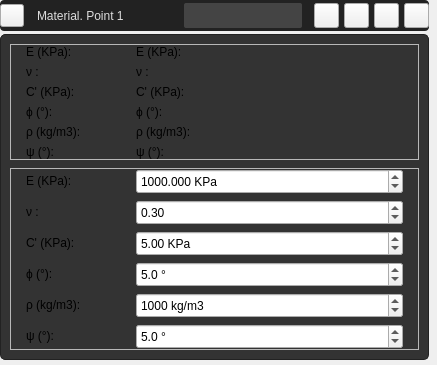
<?xml version="1.0" encoding="UTF-8"?>
<ui version="4.0">
 <class>FormDrawPropertyCard</class>
 <widget class="QWidget" name="FormDrawPropertyCard">
  <property name="geometry">
   <rect>
    <x>0</x>
    <y>0</y>
    <width>437</width>
    <height>365</height>
   </rect>
  </property>
  <property name="sizePolicy">
   <sizepolicy hsizetype="Preferred" vsizetype="Preferred">
    <horstretch>0</horstretch>
    <verstretch>0</verstretch>
   </sizepolicy>
  </property>
  <property name="windowTitle">
   <string>Form</string>
  </property>
  <property name="styleSheet">
   <string notr="true">/*Colores primarios*/
/* 
gris oscuro #222222 #333333 #444444
gris claro #999999 #DDDDDD
verde claro #C8CC8E
vinotinto #742427
*/
/*Colores secundarios */
/* 
Azules #36C9C6 #00BDB9 #77ACA2
rojos #910D3F #C70039 #F94646
naranjas #D34E24 #F28123 #F7F052
*/

/* Funetes/*

/*
italic: font: italic 9pt &quot;Ubuntu&quot;;
regular: font: 9pt &quot;Ubuntu&quot;;
light: font: 300 9pt &quot;Ubuntu&quot;;
medium: font: 500 9pt &quot;Ubuntu&quot;;
bold: font: 700 9pt &quot;Ubuntu&quot;;
*/

/****************************************************************************************************************************************************/


QFrame#frame_properties1{
background: #333333;
border: 1px solid #222222;
border-radius: 5px
}



QLabel#label_cardPropertyName{
font: 500 9pt &quot;Ubuntu&quot;;
color: #DDDDDD;
margin-left: 5px;
}

QFrame#frame_card{
background: #222222;
border-radius:4px
}
QFrame#frame_color{
background: #D0D555;
border-top-right-radius:3px;
border-bottom-right-radius: 3px
}


QToolButton[style_material_point_card_button=&quot;1&quot;]{
background-color: transparent;
border: 1px solid #222222;
border-radius: 3px ;
}

QToolButton[style_material_point_card_button=&quot;1&quot;]:hover{ 
background-color: #444444;
}

QToolButton[style_material_point_card_button=&quot;1&quot;]:pressed{
border-top: 2px solid #222222;
border-left: 2px solid #222222;
}  


QLineEdit#lineEdit_PropertyName{
font: 9pt &quot;Ubuntu&quot;;
color: #DDDDDD;
background-color: #444444;
border-radius: 2px ;
padding-right: 6px;
padding-left: 6px;

}



/*◘◘◘◘◘◘◘◘◘◘◘◘◘◘◘◘◘◘           QLabel           ◘◘◘◘◘◘◘◘◘◘◘◘◘◘◘◘◘◘◘◘◘◘◘*/

QLabel[QLabelStyle=&quot;1&quot;] {
font: 700 9pt &quot;Ubuntu&quot;;
color: #DDDDDD;
}

QLabel[QLabelStyle=&quot;2&quot;] {
font: 500 9pt &quot;Ubuntu&quot;;
color: #DDDDDD;
}

QLabel[QLabelStyle=&quot;3&quot;] {
font: 300 9pt &quot;Ubuntu&quot;;
color: #DDDDDD;
}


/*◘◘◘◘◘◘◘◘◘◘◘◘◘◘◘◘◘◘           QToolButton           ◘◘◘◘◘◘◘◘◘◘◘◘◘◘◘◘◘◘◘◘◘◘◘*/

QToolButton[QToolButtonSubTitleStyle=&quot;1&quot;] {
background-color: transparent;
margin-left: 5px;
}

/*◘◘◘◘◘◘◘◘◘◘◘◘◘◘◘◘◘◘           QDoubleSpinBox           ◘◘◘◘◘◘◘◘◘◘◘◘◘◘◘◘◘◘◘◘◘◘◘*/

QDoubleSpinBox[QDoubleSpinBoxStyle=&quot;1&quot;]{
font: 9pt &quot;Ubuntu&quot;;
color: #DDDDDD;
background-color: #444444;
border-radius: 2px ;
padding-right: 6px;
padding-left: 6px;

}</string>
  </property>
  <layout class="QVBoxLayout" name="verticalLayout">
   <property name="spacing">
    <number>3</number>
   </property>
   <property name="leftMargin">
    <number>0</number>
   </property>
   <property name="topMargin">
    <number>0</number>
   </property>
   <property name="rightMargin">
    <number>8</number>
   </property>
   <property name="bottomMargin">
    <number>5</number>
   </property>
   <item>
    <widget class="QFrame" name="frame_card">
     <property name="sizePolicy">
      <sizepolicy hsizetype="Preferred" vsizetype="Fixed">
       <horstretch>0</horstretch>
       <verstretch>0</verstretch>
      </sizepolicy>
     </property>
     <property name="minimumSize">
      <size>
       <width>0</width>
       <height>0</height>
      </size>
     </property>
     <property name="maximumSize">
      <size>
       <width>16777215</width>
       <height>16777215</height>
      </size>
     </property>
     <property name="frameShape">
      <enum>QFrame::StyledPanel</enum>
     </property>
     <property name="frameShadow">
      <enum>QFrame::Raised</enum>
     </property>
     <layout class="QHBoxLayout" name="horizontalLayout">
      <property name="spacing">
       <number>5</number>
      </property>
      <property name="leftMargin">
       <number>0</number>
      </property>
      <property name="topMargin">
       <number>3</number>
      </property>
      <property name="rightMargin">
       <number>0</number>
      </property>
      <property name="bottomMargin">
       <number>3</number>
      </property>
      <item>
       <widget class="QToolButton" name="toolButton_PropertiesShow">
        <property name="text">
         <string/>
        </property>
        <property name="icon">
         <iconset>
          <normaloff>../resources/iconos/iconos_menu_draw_mesh/view.svg</normaloff>../resources/iconos/iconos_menu_draw_mesh/view.svg</iconset>
        </property>
        <property name="arrowType">
         <enum>Qt::NoArrow</enum>
        </property>
        <property name="QToolButtonSubTitleStyle" stdset="0">
         <number>1</number>
        </property>
       </widget>
      </item>
      <item>
       <widget class="QLabel" name="label_cardPropertyName">
        <property name="sizePolicy">
         <sizepolicy hsizetype="Fixed" vsizetype="Preferred">
          <horstretch>0</horstretch>
          <verstretch>0</verstretch>
         </sizepolicy>
        </property>
        <property name="minimumSize">
         <size>
          <width>150</width>
          <height>0</height>
         </size>
        </property>
        <property name="maximumSize">
         <size>
          <width>160</width>
          <height>16777215</height>
         </size>
        </property>
        <property name="text">
         <string>Material. Point 1</string>
        </property>
        <property name="alignment">
         <set>Qt::AlignLeading|Qt::AlignLeft|Qt::AlignVCenter</set>
        </property>
       </widget>
      </item>
      <item>
       <widget class="QLineEdit" name="lineEdit_PropertyName">
        <property name="sizePolicy">
         <sizepolicy hsizetype="Fixed" vsizetype="Preferred">
          <horstretch>0</horstretch>
          <verstretch>0</verstretch>
         </sizepolicy>
        </property>
        <property name="minimumSize">
         <size>
          <width>0</width>
          <height>0</height>
         </size>
        </property>
        <property name="maximumSize">
         <size>
          <width>160</width>
          <height>16777215</height>
         </size>
        </property>
        <property name="text">
         <string/>
        </property>
       </widget>
      </item>
      <item>
       <spacer name="horizontalSpacer">
        <property name="orientation">
         <enum>Qt::Horizontal</enum>
        </property>
        <property name="sizeHint" stdset="0">
         <size>
          <width>40</width>
          <height>20</height>
         </size>
        </property>
       </spacer>
      </item>
      <item>
       <widget class="QToolButton" name="toolButton_PropertyOk">
        <property name="sizePolicy">
         <sizepolicy hsizetype="Fixed" vsizetype="Maximum">
          <horstretch>0</horstretch>
          <verstretch>0</verstretch>
         </sizepolicy>
        </property>
        <property name="minimumSize">
         <size>
          <width>25</width>
          <height>25</height>
         </size>
        </property>
        <property name="maximumSize">
         <size>
          <width>25</width>
          <height>25</height>
         </size>
        </property>
        <property name="font">
         <font>
          <family>Ubuntu</family>
          <pointsize>7</pointsize>
         </font>
        </property>
        <property name="styleSheet">
         <string notr="true"/>
        </property>
        <property name="text">
         <string/>
        </property>
        <property name="icon">
         <iconset>
          <normaloff>../resources/iconos/iconos_generales/ok.svg</normaloff>../resources/iconos/iconos_generales/ok.svg</iconset>
        </property>
        <property name="iconSize">
         <size>
          <width>15</width>
          <height>15</height>
         </size>
        </property>
        <property name="toolButtonStyle">
         <enum>Qt::ToolButtonIconOnly</enum>
        </property>
        <property name="style_material_point_card_button" stdset="0">
         <number>1</number>
        </property>
       </widget>
      </item>
      <item>
       <widget class="QToolButton" name="toolButton_PropertyExit">
        <property name="sizePolicy">
         <sizepolicy hsizetype="Fixed" vsizetype="Maximum">
          <horstretch>0</horstretch>
          <verstretch>0</verstretch>
         </sizepolicy>
        </property>
        <property name="minimumSize">
         <size>
          <width>25</width>
          <height>25</height>
         </size>
        </property>
        <property name="maximumSize">
         <size>
          <width>25</width>
          <height>25</height>
         </size>
        </property>
        <property name="font">
         <font>
          <family>Ubuntu</family>
          <pointsize>7</pointsize>
         </font>
        </property>
        <property name="styleSheet">
         <string notr="true"/>
        </property>
        <property name="text">
         <string/>
        </property>
        <property name="icon">
         <iconset>
          <normaloff>../resources/iconos/iconos_generales/exit_2.svg</normaloff>../resources/iconos/iconos_generales/exit_2.svg</iconset>
        </property>
        <property name="iconSize">
         <size>
          <width>15</width>
          <height>15</height>
         </size>
        </property>
        <property name="toolButtonStyle">
         <enum>Qt::ToolButtonIconOnly</enum>
        </property>
        <property name="style_material_point_card_button" stdset="0">
         <number>1</number>
        </property>
       </widget>
      </item>
      <item>
       <widget class="QToolButton" name="toolButton_PropertyEdit">
        <property name="sizePolicy">
         <sizepolicy hsizetype="Fixed" vsizetype="Maximum">
          <horstretch>0</horstretch>
          <verstretch>0</verstretch>
         </sizepolicy>
        </property>
        <property name="minimumSize">
         <size>
          <width>25</width>
          <height>25</height>
         </size>
        </property>
        <property name="maximumSize">
         <size>
          <width>25</width>
          <height>25</height>
         </size>
        </property>
        <property name="font">
         <font>
          <family>Ubuntu</family>
          <pointsize>7</pointsize>
         </font>
        </property>
        <property name="styleSheet">
         <string notr="true"/>
        </property>
        <property name="text">
         <string/>
        </property>
        <property name="icon">
         <iconset>
          <normaloff>../resources/iconos/iconos_generales/edit.svg</normaloff>../resources/iconos/iconos_generales/edit.svg</iconset>
        </property>
        <property name="iconSize">
         <size>
          <width>15</width>
          <height>15</height>
         </size>
        </property>
        <property name="toolButtonStyle">
         <enum>Qt::ToolButtonIconOnly</enum>
        </property>
        <property name="style_material_point_card_button" stdset="0">
         <number>1</number>
        </property>
       </widget>
      </item>
      <item>
       <widget class="QToolButton" name="toolButton_PropertyClose">
        <property name="sizePolicy">
         <sizepolicy hsizetype="Fixed" vsizetype="Maximum">
          <horstretch>0</horstretch>
          <verstretch>0</verstretch>
         </sizepolicy>
        </property>
        <property name="minimumSize">
         <size>
          <width>25</width>
          <height>25</height>
         </size>
        </property>
        <property name="maximumSize">
         <size>
          <width>25</width>
          <height>25</height>
         </size>
        </property>
        <property name="font">
         <font>
          <family>Ubuntu</family>
          <pointsize>7</pointsize>
         </font>
        </property>
        <property name="styleSheet">
         <string notr="true"/>
        </property>
        <property name="text">
         <string/>
        </property>
        <property name="icon">
         <iconset>
          <normaloff>../resources/iconos/iconos_consola/exit.svg</normaloff>../resources/iconos/iconos_consola/exit.svg</iconset>
        </property>
        <property name="iconSize">
         <size>
          <width>15</width>
          <height>15</height>
         </size>
        </property>
        <property name="toolButtonStyle">
         <enum>Qt::ToolButtonIconOnly</enum>
        </property>
        <property name="style_material_point_card_button" stdset="0">
         <number>1</number>
        </property>
       </widget>
      </item>
     </layout>
    </widget>
   </item>
   <item>
    <widget class="QFrame" name="frame_properties1">
     <property name="sizePolicy">
      <sizepolicy hsizetype="Preferred" vsizetype="Preferred">
       <horstretch>0</horstretch>
       <verstretch>0</verstretch>
      </sizepolicy>
     </property>
     <property name="frameShape">
      <enum>QFrame::StyledPanel</enum>
     </property>
     <property name="frameShadow">
      <enum>QFrame::Raised</enum>
     </property>
     <layout class="QVBoxLayout" name="verticalLayout_7">
      <property name="spacing">
       <number>8</number>
      </property>
      <item>
       <widget class="QFrame" name="frame_view">
        <property name="styleSheet">
         <string notr="true"/>
        </property>
        <property name="frameShape">
         <enum>QFrame::StyledPanel</enum>
        </property>
        <property name="frameShadow">
         <enum>QFrame::Raised</enum>
        </property>
        <layout class="QFormLayout" name="formLayout_2">
         <property name="horizontalSpacing">
          <number>0</number>
         </property>
         <property name="verticalSpacing">
          <number>6</number>
         </property>
         <property name="leftMargin">
          <number>15</number>
         </property>
         <property name="topMargin">
          <number>0</number>
         </property>
         <property name="rightMargin">
          <number>15</number>
         </property>
         <property name="bottomMargin">
          <number>0</number>
         </property>
         <item row="0" column="0">
          <widget class="QLabel" name="label_textProperties2_3">
           <property name="minimumSize">
            <size>
             <width>80</width>
             <height>0</height>
            </size>
           </property>
           <property name="toolTip">
            <string>Módulo de espasticidad</string>
           </property>
           <property name="text">
            <string>E (KPa):</string>
           </property>
           <property name="QLabelStyle" stdset="0">
            <number>3</number>
           </property>
          </widget>
         </item>
         <item row="0" column="1">
          <widget class="QLabel" name="label_textPropertiesE">
           <property name="minimumSize">
            <size>
             <width>80</width>
             <height>0</height>
            </size>
           </property>
           <property name="toolTip">
            <string>Módulo de espasticidad</string>
           </property>
           <property name="text">
            <string>E (KPa):</string>
           </property>
           <property name="QLabelStyle" stdset="0">
            <number>3</number>
           </property>
          </widget>
         </item>
         <item row="1" column="0">
          <widget class="QLabel" name="label_textProperties3_2">
           <property name="minimumSize">
            <size>
             <width>80</width>
             <height>0</height>
            </size>
           </property>
           <property name="toolTip">
            <string>Coeficiente de poisson</string>
           </property>
           <property name="text">
            <string>ν :</string>
           </property>
           <property name="QLabelStyle" stdset="0">
            <number>3</number>
           </property>
          </widget>
         </item>
         <item row="1" column="1">
          <widget class="QLabel" name="label_textPropertiesV">
           <property name="minimumSize">
            <size>
             <width>80</width>
             <height>0</height>
            </size>
           </property>
           <property name="toolTip">
            <string>Coeficiente de poisson</string>
           </property>
           <property name="text">
            <string>ν :</string>
           </property>
           <property name="QLabelStyle" stdset="0">
            <number>3</number>
           </property>
          </widget>
         </item>
         <item row="2" column="0">
          <widget class="QLabel" name="label_textProperties4_2">
           <property name="minimumSize">
            <size>
             <width>80</width>
             <height>0</height>
            </size>
           </property>
           <property name="toolTip">
            <string>Cohesión </string>
           </property>
           <property name="text">
            <string>C' (KPa):</string>
           </property>
           <property name="QLabelStyle" stdset="0">
            <number>3</number>
           </property>
          </widget>
         </item>
         <item row="2" column="1">
          <widget class="QLabel" name="label_textPropertiesC">
           <property name="minimumSize">
            <size>
             <width>80</width>
             <height>0</height>
            </size>
           </property>
           <property name="toolTip">
            <string>Cohesión </string>
           </property>
           <property name="text">
            <string>C' (KPa):</string>
           </property>
           <property name="QLabelStyle" stdset="0">
            <number>3</number>
           </property>
          </widget>
         </item>
         <item row="3" column="0">
          <widget class="QLabel" name="label_textProperties5_2">
           <property name="minimumSize">
            <size>
             <width>80</width>
             <height>0</height>
            </size>
           </property>
           <property name="toolTip">
            <string>Ángulo  de fricción </string>
           </property>
           <property name="text">
            <string>ϕ (°):</string>
           </property>
           <property name="QLabelStyle" stdset="0">
            <number>3</number>
           </property>
          </widget>
         </item>
         <item row="3" column="1">
          <widget class="QLabel" name="label_textPropertiesPhi">
           <property name="minimumSize">
            <size>
             <width>80</width>
             <height>0</height>
            </size>
           </property>
           <property name="toolTip">
            <string>Ángulo  de fricción </string>
           </property>
           <property name="text">
            <string>ϕ (°):</string>
           </property>
           <property name="QLabelStyle" stdset="0">
            <number>3</number>
           </property>
          </widget>
         </item>
         <item row="5" column="0">
          <widget class="QLabel" name="label_textProperties6_2">
           <property name="minimumSize">
            <size>
             <width>80</width>
             <height>0</height>
            </size>
           </property>
           <property name="toolTip">
            <string>Ángulo  de dilatancia </string>
           </property>
           <property name="text">
            <string>ψ (°):</string>
           </property>
           <property name="QLabelStyle" stdset="0">
            <number>3</number>
           </property>
          </widget>
         </item>
         <item row="5" column="1">
          <widget class="QLabel" name="label_textPropertiesPsi">
           <property name="minimumSize">
            <size>
             <width>80</width>
             <height>0</height>
            </size>
           </property>
           <property name="toolTip">
            <string>Ángulo  de dilatancia </string>
           </property>
           <property name="text">
            <string>ψ (°):</string>
           </property>
           <property name="QLabelStyle" stdset="0">
            <number>3</number>
           </property>
          </widget>
         </item>
         <item row="4" column="0">
          <widget class="QLabel" name="label_textProperties4_4">
           <property name="minimumSize">
            <size>
             <width>110</width>
             <height>0</height>
            </size>
           </property>
           <property name="toolTip">
            <string>Cohesión </string>
           </property>
           <property name="text">
            <string>ρ (kg/m3):</string>
           </property>
           <property name="QLabelStyle" stdset="0">
            <number>3</number>
           </property>
          </widget>
         </item>
         <item row="4" column="1">
          <widget class="QLabel" name="label_textPropertiesP">
           <property name="minimumSize">
            <size>
             <width>110</width>
             <height>0</height>
            </size>
           </property>
           <property name="toolTip">
            <string>Cohesión </string>
           </property>
           <property name="text">
            <string>ρ (kg/m3):</string>
           </property>
           <property name="QLabelStyle" stdset="0">
            <number>3</number>
           </property>
          </widget>
         </item>
        </layout>
       </widget>
      </item>
      <item>
       <widget class="QFrame" name="frame_edit">
        <property name="styleSheet">
         <string notr="true"/>
        </property>
        <property name="frameShape">
         <enum>QFrame::StyledPanel</enum>
        </property>
        <property name="frameShadow">
         <enum>QFrame::Raised</enum>
        </property>
        <layout class="QFormLayout" name="formLayout">
         <property name="horizontalSpacing">
          <number>0</number>
         </property>
         <property name="verticalSpacing">
          <number>6</number>
         </property>
         <property name="leftMargin">
          <number>15</number>
         </property>
         <property name="topMargin">
          <number>0</number>
         </property>
         <property name="rightMargin">
          <number>15</number>
         </property>
         <property name="bottomMargin">
          <number>0</number>
         </property>
         <item row="0" column="0">
          <widget class="QLabel" name="label_textProperties2_4">
           <property name="minimumSize">
            <size>
             <width>80</width>
             <height>0</height>
            </size>
           </property>
           <property name="toolTip">
            <string>Módulo de espasticidad</string>
           </property>
           <property name="text">
            <string>E (KPa):</string>
           </property>
           <property name="QLabelStyle" stdset="0">
            <number>3</number>
           </property>
          </widget>
         </item>
         <item row="0" column="1">
          <widget class="QDoubleSpinBox" name="doubleSpinBoxl_textPropertiesE">
           <property name="enabled">
            <bool>true</bool>
           </property>
           <property name="minimumSize">
            <size>
             <width>80</width>
             <height>25</height>
            </size>
           </property>
           <property name="suffix">
            <string> KPa</string>
           </property>
           <property name="decimals">
            <number>3</number>
           </property>
           <property name="minimum">
            <double>0.000000000000000</double>
           </property>
           <property name="maximum">
            <double>1000000.000000000000000</double>
           </property>
           <property name="singleStep">
            <double>1.000000000000000</double>
           </property>
           <property name="value">
            <double>1000.000000000000000</double>
           </property>
           <property name="QDoubleSpinBoxStyle" stdset="0">
            <number>1</number>
           </property>
          </widget>
         </item>
         <item row="1" column="0">
          <widget class="QLabel" name="label_textProperties3_3">
           <property name="minimumSize">
            <size>
             <width>80</width>
             <height>0</height>
            </size>
           </property>
           <property name="toolTip">
            <string>Coeficiente de poisson</string>
           </property>
           <property name="text">
            <string>ν :</string>
           </property>
           <property name="QLabelStyle" stdset="0">
            <number>3</number>
           </property>
          </widget>
         </item>
         <item row="1" column="1">
          <widget class="QDoubleSpinBox" name="doubleSpinBoxl_textPropertiesV">
           <property name="enabled">
            <bool>true</bool>
           </property>
           <property name="minimumSize">
            <size>
             <width>120</width>
             <height>25</height>
            </size>
           </property>
           <property name="suffix">
            <string/>
           </property>
           <property name="decimals">
            <number>2</number>
           </property>
           <property name="minimum">
            <double>0.000000000000000</double>
           </property>
           <property name="maximum">
            <double>0.500000000000000</double>
           </property>
           <property name="singleStep">
            <double>0.010000000000000</double>
           </property>
           <property name="value">
            <double>0.300000000000000</double>
           </property>
           <property name="QDoubleSpinBoxStyle" stdset="0">
            <number>1</number>
           </property>
          </widget>
         </item>
         <item row="2" column="0">
          <widget class="QLabel" name="label_textProperties4_3">
           <property name="minimumSize">
            <size>
             <width>80</width>
             <height>0</height>
            </size>
           </property>
           <property name="toolTip">
            <string>Cohesión </string>
           </property>
           <property name="text">
            <string>C' (KPa):</string>
           </property>
           <property name="QLabelStyle" stdset="0">
            <number>3</number>
           </property>
          </widget>
         </item>
         <item row="2" column="1">
          <widget class="QDoubleSpinBox" name="doubleSpinBoxl_textPropertiesC">
           <property name="enabled">
            <bool>true</bool>
           </property>
           <property name="minimumSize">
            <size>
             <width>120</width>
             <height>25</height>
            </size>
           </property>
           <property name="suffix">
            <string> KPa</string>
           </property>
           <property name="decimals">
            <number>2</number>
           </property>
           <property name="minimum">
            <double>0.010000000000000</double>
           </property>
           <property name="maximum">
            <double>10000.000000000000000</double>
           </property>
           <property name="singleStep">
            <double>0.010000000000000</double>
           </property>
           <property name="value">
            <double>5.000000000000000</double>
           </property>
           <property name="QDoubleSpinBoxStyle" stdset="0">
            <number>1</number>
           </property>
          </widget>
         </item>
         <item row="3" column="0">
          <widget class="QLabel" name="label_textProperties5_3">
           <property name="minimumSize">
            <size>
             <width>80</width>
             <height>0</height>
            </size>
           </property>
           <property name="toolTip">
            <string>Ángulo  de fricción </string>
           </property>
           <property name="text">
            <string>ϕ (°):</string>
           </property>
           <property name="QLabelStyle" stdset="0">
            <number>3</number>
           </property>
          </widget>
         </item>
         <item row="3" column="1">
          <widget class="QDoubleSpinBox" name="doubleSpinBoxl_textPropertiesPhi">
           <property name="enabled">
            <bool>true</bool>
           </property>
           <property name="minimumSize">
            <size>
             <width>120</width>
             <height>25</height>
            </size>
           </property>
           <property name="suffix">
            <string> °</string>
           </property>
           <property name="decimals">
            <number>1</number>
           </property>
           <property name="minimum">
            <double>0.000000000000000</double>
           </property>
           <property name="singleStep">
            <double>0.100000000000000</double>
           </property>
           <property name="value">
            <double>5.000000000000000</double>
           </property>
           <property name="QDoubleSpinBoxStyle" stdset="0">
            <number>1</number>
           </property>
          </widget>
         </item>
         <item row="5" column="0">
          <widget class="QLabel" name="label_textProperties6_3">
           <property name="minimumSize">
            <size>
             <width>80</width>
             <height>0</height>
            </size>
           </property>
           <property name="toolTip">
            <string>Ángulo  de dilatancia </string>
           </property>
           <property name="text">
            <string>ψ (°):</string>
           </property>
           <property name="QLabelStyle" stdset="0">
            <number>3</number>
           </property>
          </widget>
         </item>
         <item row="5" column="1">
          <widget class="QDoubleSpinBox" name="doubleSpinBoxl_textPropertiesPsi">
           <property name="enabled">
            <bool>true</bool>
           </property>
           <property name="minimumSize">
            <size>
             <width>120</width>
             <height>25</height>
            </size>
           </property>
           <property name="suffix">
            <string> °</string>
           </property>
           <property name="decimals">
            <number>1</number>
           </property>
           <property name="minimum">
            <double>1.000000000000000</double>
           </property>
           <property name="singleStep">
            <double>0.100000000000000</double>
           </property>
           <property name="stepType">
            <enum>QAbstractSpinBox::DefaultStepType</enum>
           </property>
           <property name="value">
            <double>5.000000000000000</double>
           </property>
           <property name="QDoubleSpinBoxStyle" stdset="0">
            <number>1</number>
           </property>
          </widget>
         </item>
         <item row="4" column="0">
          <widget class="QLabel" name="label_textProperties4_5">
           <property name="minimumSize">
            <size>
             <width>110</width>
             <height>0</height>
            </size>
           </property>
           <property name="toolTip">
            <string>Cohesión </string>
           </property>
           <property name="text">
            <string>ρ (kg/m3):</string>
           </property>
           <property name="QLabelStyle" stdset="0">
            <number>3</number>
           </property>
          </widget>
         </item>
         <item row="4" column="1">
          <widget class="QDoubleSpinBox" name="doubleSpinBoxl_textPropertiesP">
           <property name="enabled">
            <bool>true</bool>
           </property>
           <property name="minimumSize">
            <size>
             <width>120</width>
             <height>25</height>
            </size>
           </property>
           <property name="suffix">
            <string> kg/m3</string>
           </property>
           <property name="decimals">
            <number>0</number>
           </property>
           <property name="minimum">
            <double>1.000000000000000</double>
           </property>
           <property name="maximum">
            <double>1000000.000000000000000</double>
           </property>
           <property name="singleStep">
            <double>1.000000000000000</double>
           </property>
           <property name="value">
            <double>1000.000000000000000</double>
           </property>
           <property name="QDoubleSpinBoxStyle" stdset="0">
            <number>1</number>
           </property>
          </widget>
         </item>
        </layout>
       </widget>
      </item>
     </layout>
    </widget>
   </item>
  </layout>
 </widget>
 <resources/>
 <connections/>
</ui>
